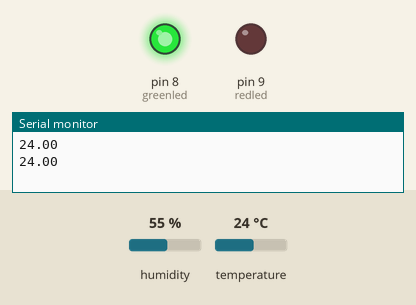
Bench run of a sketch on a simulated Arduino Uno, built with avr-gcc and run on an emulated ATmega328P. Parts: output pins drawn as LEDs (lit = HIGH), the last lines printed to the serial monitor. Inputs (shaded band) come from the test bench; at power-on: temperature 24 °C, humidity 55 %.

Above: at 5.8 s.
5.9 s: temperature set to 27 °C
At 15.4 s:
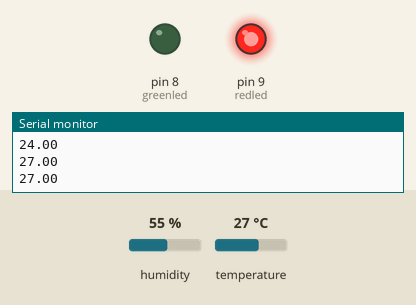
16.5 s: temperature set to 12 °C
At 25.9 s:
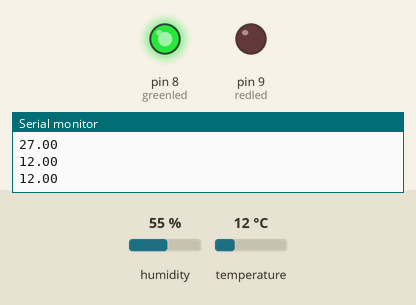
26.6 s: temperature set to 28 °C
At 36.5 s:
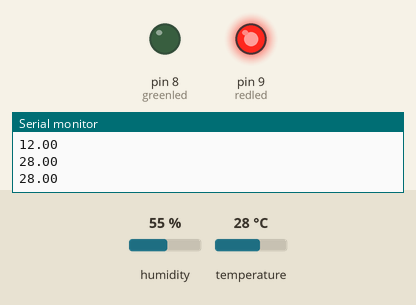
Timing chart, 0 to 38.0 s (numbered marks = the images above; inputs shaded):
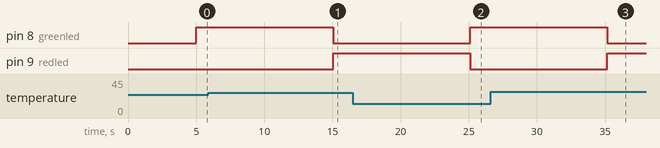

Measured:
- the behaviour switches between 25 and 26 °C on temperature (found by bisection; images 0 and 1)
- after the input at 5.9 s, pin 8 (greenled): HIGH → LOW after 9.2 s; pin 9 (redled): LOW → HIGH after 9.2 s
- after the input at 16.5 s, pin 8 (greenled): LOW → HIGH after 8.6 s; pin 9 (redled): HIGH → LOW after 8.6 s
- after the input at 26.6 s, pin 8 (greenled): HIGH → LOW after 8.6 s; pin 9 (redled): LOW → HIGH after 8.6 s

The sketch:

Projet.ino
```cpp
#include <dht.h>


dht DHT;

#define DHT11_PIN 7
 int redled=9;
 int greenled=8;

void setup(){
  Serial.begin(9600);
  pinMode(redled,OUTPUT);
  pinMode(greenled,OUTPUT);

}

void loop()
{
  int chk = DHT.read11(DHT11_PIN);

  Serial.println(DHT.temperature);

  delay(5000);
   float t = DHT.temperature;  // Read temperature as Celsius (the default)
  if ((t)<26)
  {
  digitalWrite(greenled, HIGH);
  digitalWrite(redled, LOW);
}
  else
  {digitalWrite(redled, HIGH);
  digitalWrite(greenled, LOW);

}
}
```
